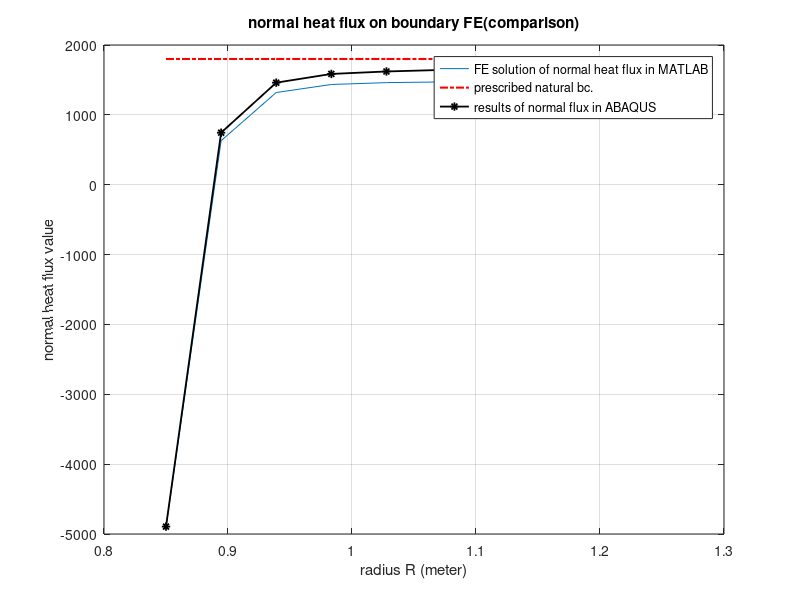

The MATLAB script that drew this image:
% plot calculation solution of the flux at edge FE
load('qx.mat');
load('qy.mat');
load('Xcen.mat');
load('Ycen.mat');
load('Q.mat');
F=importdata('ABAQUSfluxFE.txt');
Qin=zeros(1,10)
GFe=[7,13,19,25,31,37,43,49,55,61];
flux=Q(GFe');
Xgf=Xcen(GFe');Ygf=Ycen(GFe');
Qxgf=qx(GFe');Qygf=qy(GFe');
for i=1:10
x=Xgf(i),y=Ygf(i);
q_x=Qxgf(i),q_y=Qygf(i);
Csita1=q_x/sqrt(q_x^2+q_y^2);Ssita1=q_y/sqrt(q_x^2+q_y^2)
Csita0=x/sqrt(x^2+y^2);Ssita0=y/sqrt(x^2+y^2);
Ssitap=Ssita0*Csita1-Csita0*Ssita1;
qin=flux(i)*(-Ssitap);
f=F(i)*(-Ssitap);
Qin(i)=qin;
F(i)=f;
end
R=0.85:0.4/9:1.25;
plot(R,Qin);
xlabel('radius R (meter)');
ylabel('normal heat flux value');
title('normal heat flux on boundary FE(comparison)');
hold on
R=0.85:0.4/9:1.25;
b=zeros(1,10);
for i=1:10
b(i)=1800;
end
plot(R,b,'r-.','LineWidth',1.5);
hold on
plot(R,F,'k*-','LineWidth',1.3);
legend('FE solution of normal heat flux in MATLAB','prescribed natural bc.','results of normal flux in ABAQUS')
grid on